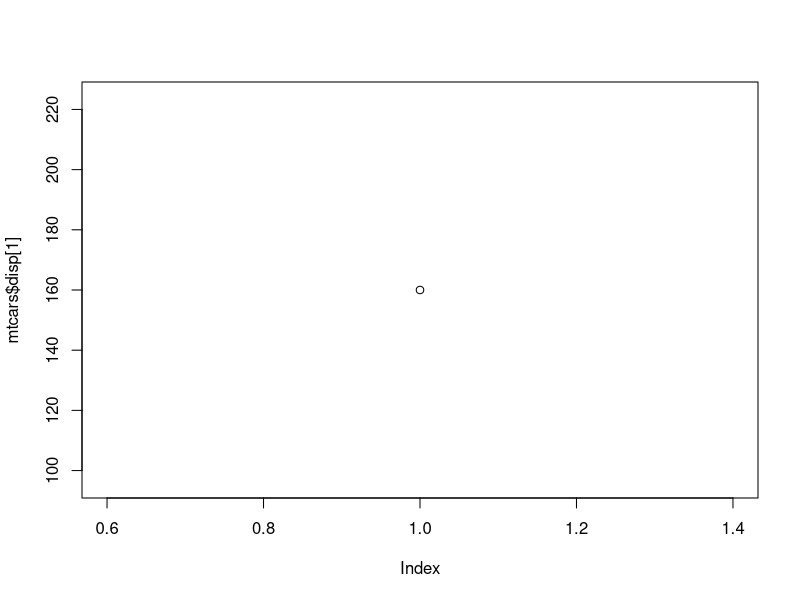

R code for this plot:
data(mtcars)
head(mtcars)
str(mtcars)

print(mtcars$disp)
summary(mtcars)
plot(mtcars$disp[1])
# All three of these work! Print displays all values in the vector,
# summary provides the mean, median, min, max, and 1st and 3rd quartiles of each vector,
# and plot displays the single number as a point on a plot.

# S3 Class
Block <- function(name, strength, color) {
  if (!is.character(name)) stop("Block Name must be a string!")
  if (!is.numeric(strength)) stop("Block Name must be numeric!")
  if (!is.character(name)) stop("Block Color must be a string!")
  
  blockProperties <- list(name = name, strength = strength, color = color)
  class(blockProperties) <- "Block"
  return(blockProperties)
}
print.Block <- function(block) {
  cat("Name: ", block$name, "\n")
  cat("Strength: ", block$strength, "\n")
  cat("Color: ", block$color, "\n")
}

stone <- Block("Stone", 3, "gray")
print(stone)

typeof(stone)

# S4 Class
setClass(
  "Block_S4",
  slots = c(
    name = "character",
    strength = "numeric",
    color = "character"
  )
)
setMethod(
  f = "show",
  signature = "Block_S4",
  definition = function(block) {
    cat("Name (but it's S4): ", block@name, "\n")
    cat("Strength (S4...): ", block@strength, "\n")
    cat("Color (Did someone say S4?): ", block@color, "\n")
  }
)

stoneS4 <- new("Block_S4", name = "Stone", strength = 3, color = "gray")

print(stoneS4)
